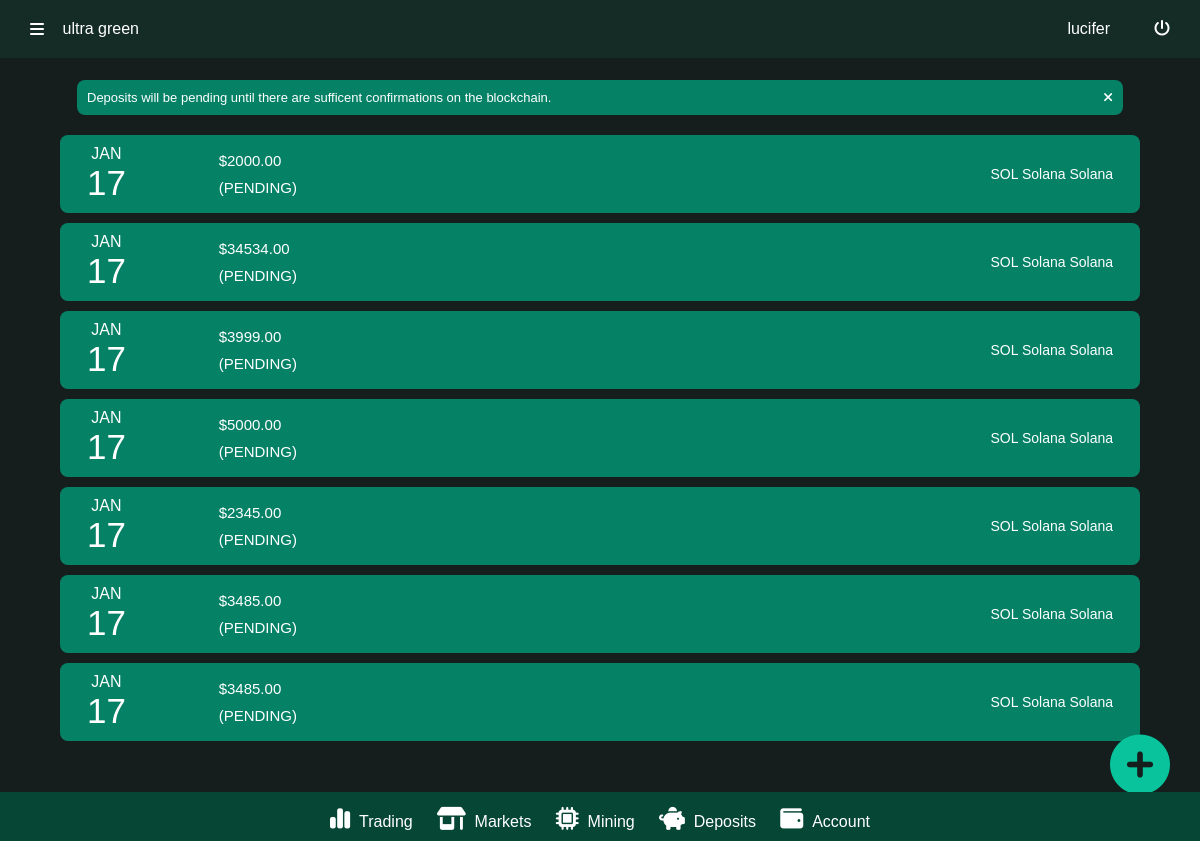
The app's page /deposit (signed in) with its own data.
### Green/models.py (models this page shows, shortened)
class Deposit(models.Model):
    ammount = models.DecimalField(max_digits=999,blank=False,null=False,decimal_places=2,validators=[MinValueValidator(500.00)])
    fund = models.CharField(max_length=100,blank=False,null=False,choices=DEPOSIT_TO,default=1) # type: ignore
    pay_in = models.CharField(max_length = 200,blank=False,null=False,choices=PAYMETHOD,default=1) # type: ignore
    status = models.BooleanField(default=False)
    date_created = models.DateTimeField(auto_now_add=True)
    user          = models.ForeignKey(Userer , default=1 , null=True, on_delete=models.SET_NULL)
    class Meta:
        ordering=("-date_created",)

### Green/views.py (the view)
# urls.py: path('deposit', views.deposit,name="deposit"), # type: ignore
def deposit(request):
    if request.user.is_authenticated:
        profile  = Photo.objects.filter(user=request.user).first()
        depositform = DepositForm(request.POST)
        if request.method == "POST":
            if depositform.is_valid():
                step= depositform.save(commit=False)
                step.user = request.user
                n=depositform.save()
                return redirect("makepayment",id=n.pk)
            else:
                pass
        else:
            depositform = DepositForm(request.POST)
        total=[]
        deposits = Deposit.objects.all()
        for obj in deposits:
            if obj.user == request.user:
                total.append(obj)
        data={"form":depositform,"total":len(total),"deposits":deposits,"pic":profile}
        return render(request,"deposit.html",data)
    else:
        return redirect(f"{settings.LOGIN_URL}?next={request.path}")

### templates/deposit.html (shortened to what this page needs)
{% load static %}
<!DOCTYPE html>
<html lang="en">
<head>
    <link rel="stylesheet" href="{% static 'css/traders.css' %}">
    <link rel="stylesheet" href="{% static 'css/deposit.css' %}">
    <link rel="stylesheet" href="{% static 'css/nav.css' %}">
    <link rel="stylesheet" href="https://cdnjs.cloudflare.com/ajax/libs/font-awesome/6.5.1/css/all.min.css">
    <link rel="stylesheet" href="{% static 'fontawesome-free-6.4.0-web/css/all.css' %}">
</head>
<body>
    {% include "top_nav.html" %}
    <div id="main">
        <div id="main2" onclick="CloseNav()">
            <div id="main3">
               <label><text>Deposits will be pending until there are sufficent confirmations on the blockchain.</text><i class="fa-solid fa-xmark"></i></label>
               <div id="deposit-history">
                    {% for obj in deposits %}
                    {% if obj.user == request.user %}
                    <a href="#" class="deposit-history">
                        <div class="deposit-history-con">
                            <div class="part1">
                                <div class="history-date">
                                    <text class="month">{{obj.date_created|date:"M"|upper}}</text>
                                    <text class="date">{{obj.date_created|date:"d"}}</text>
                                </div>
                                <div class="deposit-info">
                                    <text class="amount">${{obj.ammount}}</text>
                                    {% if obj.status == False %}
                                    <text class="status">(PENDING)</text>
                                    {% else %}
                                    <text class="status">(CONFIRMED)</text>
                                    {% endif %}
                                </div>
                            </div>
                            <text class="coin">{{obj.pay_in}}</text>
                        </div>
                    </a>
                    {% endif %}
                    {% endfor %}
               </div>
               <a href={% url "fund" %} class="deposit"><i class="fa-solid fa-circle-plus"></i></a>
            </div>
        </div>
    </div>
    {% include "bottom_nav.html" %}
</body>
</html>

### templates/top_nav.html
<nav id="top-nav">
    <div id="top-nav-con">
        <div id="nav-col1">
            <i class="fa-solid nav-icon fa-bars" onclick="OpenNav()" id="nav-ctrl"></i>&nbsp;&nbsp;&nbsp;&nbsp;<text id="logo">ultra green</text>
        </div>
        <div id="nav-col2">
            <text id="name">{{request.user}}</text>
            <div id="logout"><a style="text-decoration:none;color:white" href={% url "logout" %}><i class="fa-solid fa-power-off"></i></a></div>
        </div>
    </div>
</nav>

### static/css/traders.css (style rules this page uses)
body { display: flex; flex-direction: column; align-items: center; margin: 0%; font-family: sans-serif; background-color: #151e1c; }
#top-nav { position: fixed; width: 100%; padding-top: 20px; padding-bottom: 20px; background-color: rgb(27, 19, 45); display: flex; flex-direction: column; align-items: center; z-index: 1; }
#top-nav-con { display: flex; flex-direction: row; justify-content: space-between; align-items: center; width: 95%; color: white; }
#nav-col1 { width: 109px; display: flex; flex-direction: row; align-items: center; justify-content: space-between; }
#nav-col2 { width: 9%; display: flex; flex-direction: row; align-items: center; justify-content: space-between; }
#main { padding-top: 80px; display: flex; flex-direction: row; justify-content: space-between; align-items: center; width: 100%; }
#main2 { display: flex; flex-direction: column; align-items: center; width: 100%; padding-bottom: 100px; }
#main3 { display: flex; flex-direction: column; align-items: center; width: 90%; }

### static/css/deposit.css (style rules this page uses)
label { width: 95%; border-radius: 8px; display: flex; flex-direction: row; align-items: center; justify-content: space-between; padding: 10px; background-color: #058166; color: white; margin-bottom: 20px; font-size: 13px; }
#deposit-history { display: flex; flex-direction: column; align-items: center; width: 100%; gap: 10px; }
.deposit-history { width: 100%; border-radius: 8px; background-color: #058166; display: flex; flex-direction: column; align-items: center; padding-top: 10px; padding-bottom: 10px; color: white; text-decoration: none; }
.deposit-history-con { width: 95%; display: flex; flex-direction: row; align-items: center; justify-content: space-between; text-decoration: none; }
.part1 { display: flex; flex-direction: row; justify-content: space-between; align-items: center; width: 210px; }
.history-date { display: flex; flex-direction: column; align-items: center; }
.month { font-size: 16px; }
.date { font-size: 35px; }
.deposit-info { display: flex; flex-direction: column; gap: 10px; font-size: 15px; }
.coin { font-size: 14px; }
.deposit { text-decoration: none; font-size: 60px; position: fixed; bottom: 0; right: 0; margin-right: 30px; margin-bottom: 40px; color: #08c39b; }

### static/css/nav.css (style rules this page uses)
#top-nav { position: fixed; width: 100%; padding-top: 20px; padding-bottom: 20px; background-color: #152b25; display: flex; flex-direction: column; align-items: center; z-index: 1; }
#top-nav-con { display: flex; flex-direction: row; justify-content: space-between; align-items: center; width: 95%; color: white; }
#nav-col1 { width: 109px; display: flex; flex-direction: row; align-items: center; justify-content: space-between; }
#nav-col2 { width: 9%; display: flex; flex-direction: row; align-items: center; justify-content: space-between; }

### records on screen
Deposit: date_created "JAN", date_created "17", ammount "2000.00", status "(PENDING)", pay_in "SOL Solana Solana"
Deposit: date_created "JAN", date_created "17", ammount "34534.00", status "(PENDING)", pay_in "SOL Solana Solana"
Deposit: date_created "JAN", date_created "17", ammount "3999.00", status "(PENDING)", pay_in "SOL Solana Solana"
Deposit: date_created "JAN", date_created "17", ammount "5000.00", status "(PENDING)", pay_in "SOL Solana Solana"
Deposit: date_created "JAN", date_created "17", ammount "2345.00", status "(PENDING)", pay_in "SOL Solana Solana"
Deposit: date_created "JAN", date_created "17", ammount "3485.00", status "(PENDING)", pay_in "SOL Solana Solana"
Deposit: date_created "JAN", date_created "17", ammount "3485.00", status "(PENDING)", pay_in "SOL Solana Solana"

### other values on screen
{{ request.user }} "lucifer"
